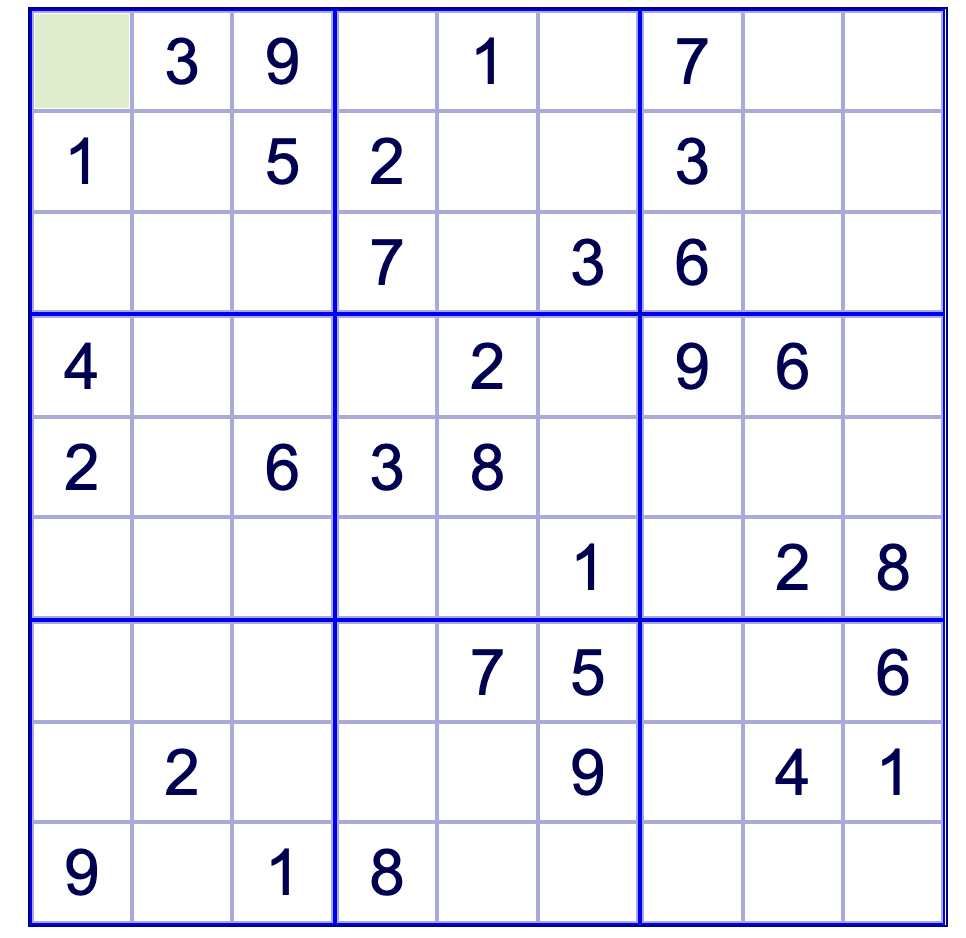
#> input picture 机器人工程/大四上/图像处理与模式识别/python图像处理/实验/test1/sudoku1.png, 966 x 938 px, found by its file name
$ python solve.py
#> lines starting #> are read from the running program, lines starting #| are printed output that depends on the picture; after the words box and inside, x2 and y2 are one past the last pixel; in counts of white or black regions, pixels touching at a corner belong together
import cv2
import numpy as np
import pytesseract
import imutils
from imutils.perspective import four_point_transform

# Set the path to the tesseract executable
pytesseract.pytesseract.tesseract_cmd = r'C:/Application/Tesseract-OCR/tesseract.exe'  # Update this path if needed

# 预处理图像
# [11 lines left out: function preprocess_image, not called in this run]

# 检测网格交点
def detect_grid(binary):
    rows, cols = binary.shape
    scale = 30  # 可以增加缩放比例来加强边缘区域的线条检测

    kernel_hor = cv2.getStructuringElement(cv2.MORPH_RECT, (cols // scale, 1))
    eroded_hor = cv2.erode(binary, kernel_hor, iterations=2)
    dilated_hor = cv2.dilate(eroded_hor, kernel_hor, iterations=3)

    kernel_ver = cv2.getStructuringElement(cv2.MORPH_RECT, (1, rows // scale))
    eroded_ver = cv2.erode(binary, kernel_ver, iterations=2)
    dilated_ver = cv2.dilate(eroded_ver, kernel_ver, iterations=3)

    intersections = cv2.bitwise_and(dilated_hor, dilated_ver)
    kernel_point = np.ones((3, 3), dtype=np.uint8)
    eroded_points = cv2.erode(intersections, kernel_point, iterations=1)
    return eroded_points


# 获取网格交点坐标
def get_grid_points(eroded_points):
    ys, xs = np.where(eroded_points > 0)
    x_list, y_list = [], []

    # 合并相近的坐标
    xs = np.sort(xs)
    ys = np.sort(ys)

    # 找到具有更大间距的坐标
    for i in range(1, len(xs)):
        if xs[i] - xs[i - 1] > 10:  # 保证有足够的间距来区分
            x_list.append(xs[i])

    for i in range(1, len(ys)):
        if ys[i] - ys[i - 1] > 10:
            y_list.append(ys[i])

    return x_list, y_list


# 读取数独单元格数字并返回数独的初始状态
def read_sudoku_cells(binary, x_list, y_list, original_image):
    board = [[0 for _ in range(9)] for _ in range(9)]
    font = cv2.FONT_HERSHEY_SIMPLEX
    font_scale = 0.8
    color = (0, 0, 255)
    thickness = 2

    for i in range(len(y_list) - 1):
        for j in range(len(x_list) - 1):
            cell = binary[y_list[i]+1:y_list[i+1], x_list[j]+1:x_list[j+1]]
            cell = cell[20:-20, 20:-20]  # 裁剪掉边框
            # 如果需要，可以增加适当的修正来保证图像不会被过度裁剪
            cell = cv2.copyMakeBorder(cell, 100, 100, 100, 100, cv2.BORDER_CONSTANT, value=(0, 0, 0))
            cell = cv2.threshold(cell, 0, 255, cv2.THRESH_BINARY_INV | cv2.THRESH_OTSU)[1]

            # OCR读取数字
            number = pytesseract.image_to_string(cell, config='--psm 6 -c tessedit_char_whitelist=123456789')
            number = number.strip()
            if number.isdigit():
                board[i][j] = int(number)
                center_x = (x_list[j] + x_list[j+1]) // 2
                center_y = (y_list[i] + y_list[i+1]) // 2
                cv2.putText(original_image, number, (center_x - 10, center_y + 10), font, font_scale, color, thickness)

    return board


# 数独回溯算法
# [43 lines left out: functions is_valid, backtrack, not called in this run]

def preprocess_image(image_path):
    """
    预处理输入的数独图像，包括对比度增强和去噪处理。

    参数:
    image_path (str): 数独图像的文件路径

    返回:
    tuple: (puzzle, warped, puzzleCnt)
        - puzzle: 彩色数独图像的俯视图
        - warped: 灰度化数独图像的俯视图
        - puzzleCnt: 数独轮廓的坐标点
    """
    # 加载图像
    image = cv2.imread(image_path)
    if image is None:
        raise ValueError(f"找不到图片文件: {image_path}")

    # 转换为灰度图
    gray = cv2.cvtColor(image, cv2.COLOR_BGR2GRAY)

    # 1. 对比度增强（直方图均衡化）
    gray = cv2.equalizeHist(gray)

    # 2. 高斯模糊降噪
    blurred = cv2.GaussianBlur(gray, (5, 5), 1)

    # 3. 边缘检测
    edges = cv2.Canny(blurred, 50, 150)

    # 4. 轮廓检测
    cnts = cv2.findContours(edges.copy(), cv2.RETR_EXTERNAL, cv2.CHAIN_APPROX_SIMPLE)
    cnts = imutils.grab_contours(cnts)
    cnts = sorted(cnts, key=cv2.contourArea, reverse=True)

    puzzleCnt = None
    # 遍历轮廓以找到数独网格
    for c in cnts:
        peri = cv2.arcLength(c, True)
        approx = cv2.approxPolyDP(c, 0.02 * peri, True)

        # 如果找到四边形轮廓，认为是数独网格
        if len(approx) == 4:
            puzzleCnt = approx
            break

    if puzzleCnt is None:
        raise Exception("无法找到数独网格的轮廓，请确保图像清晰且包含数独。")

    # 5. 透视变换
    puzzle = four_point_transform(image, puzzleCnt.reshape(4, 2))  # 彩色图像
    warped = four_point_transform(gray, puzzleCnt.reshape(4, 2))  # 灰度图像

    # 6. 再次进行阈值化处理
    # 提升图像质量，使后续数字识别更准确
    warped = cv2.adaptiveThreshold(warped, 255, cv2.ADAPTIVE_THRESH_GAUSSIAN_C,
                                   cv2.THRESH_BINARY, 11, 2)
    warped = cv2.bitwise_not(warped)

    # 7. 可选：将数独图像缩放为固定大小（例如: 450x450）
    # 如果你希望缩放数独图像以适应某个大小，可以添加如下代码：
    #puzzle_resized = cv2.resize(puzzle, (450, 450))

    return  warped, puzzleCnt

# 主程序
def main(image_path):
    """
    主程序，执行数独识别与解算。
    """
#> called with image_path = 'test1/sudoku1.png'
    # 读取原始图像
    original_image = cv2.imread(image_path)
#> original_image is the input picture: shape (938, 966, 3); mean B, G, R 246.9, 235.2, 235.1

    # 预处理图像
    warped, puzzleCnt = preprocess_image(image_path)
#> in preprocess_image, `blurred = cv2.GaussianBlur(gray, (5, 5), 1)`:
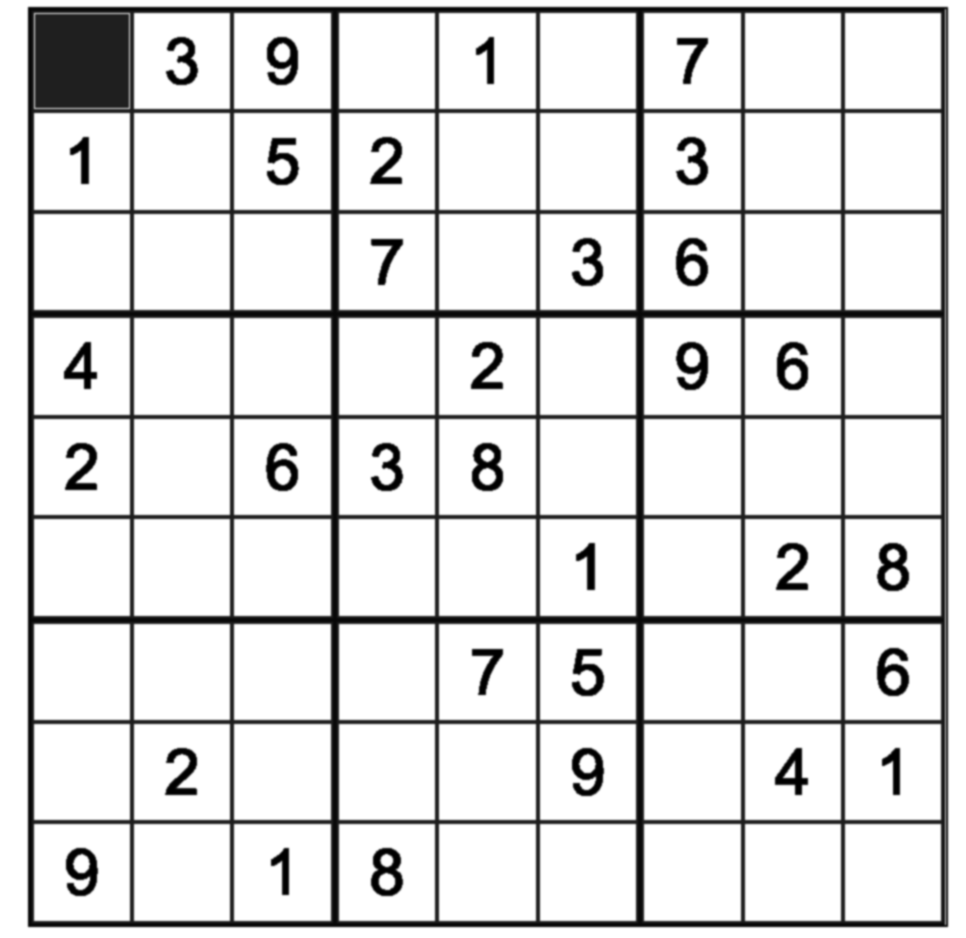
#> blurred: shape (938, 966); min 0, max 255, mean 222.5
#> in preprocess_image, `edges = cv2.Canny(blurred, 50, 150)`:
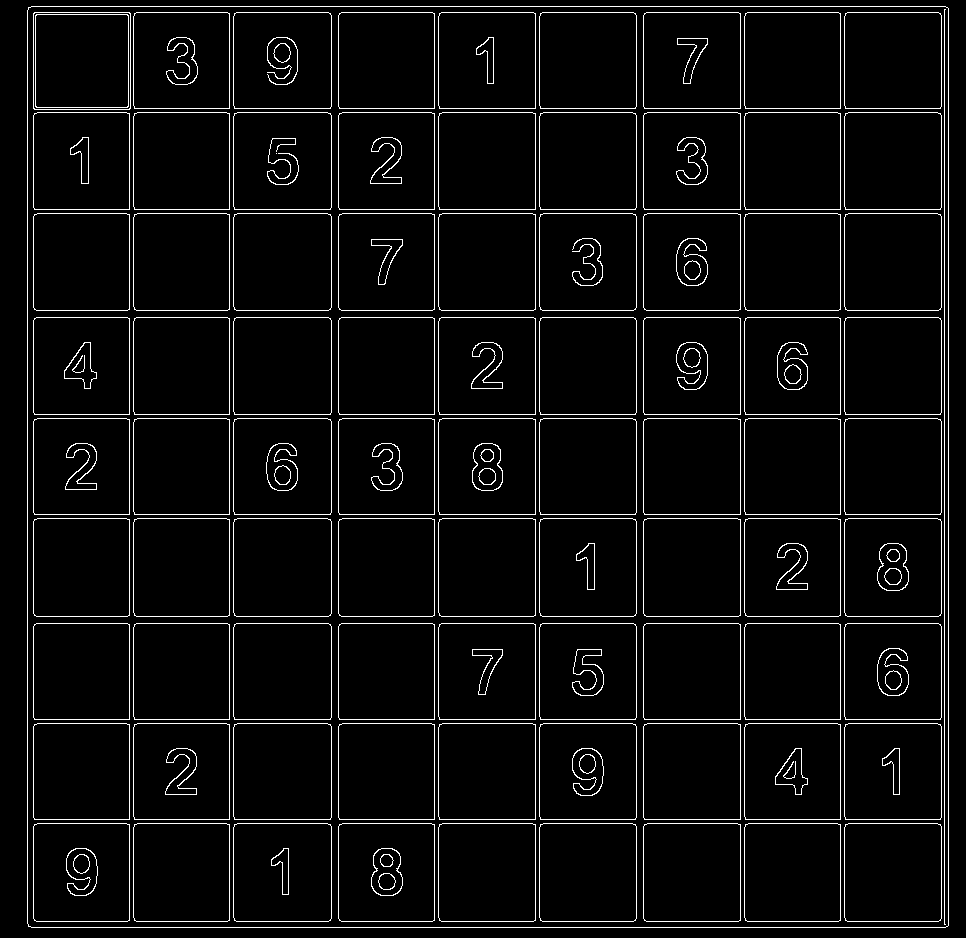
#> edges: shape (938, 966); 4.8% white in thin lines or dots
#> in preprocess_image, `cnts = cv2.findContours(edges.copy(), cv2.RETR_EXTERNAL, cv2.CHAIN_APP..`: cnts = 1 contour; box (x1, y1, x2, y2) and area: (27, 6, 949, 928) 848223
#> the loop in preprocess_image, `for c in cnts:` made 1 pass
#> (peri, puzzleCnt) on pass 1: (3679.3, [[28, 7], [28, 926], [948, 925], [947, 7]])
#> in preprocess_image, `puzzle = four_point_transform(image, puzzleCnt.reshape(4, 2))`:
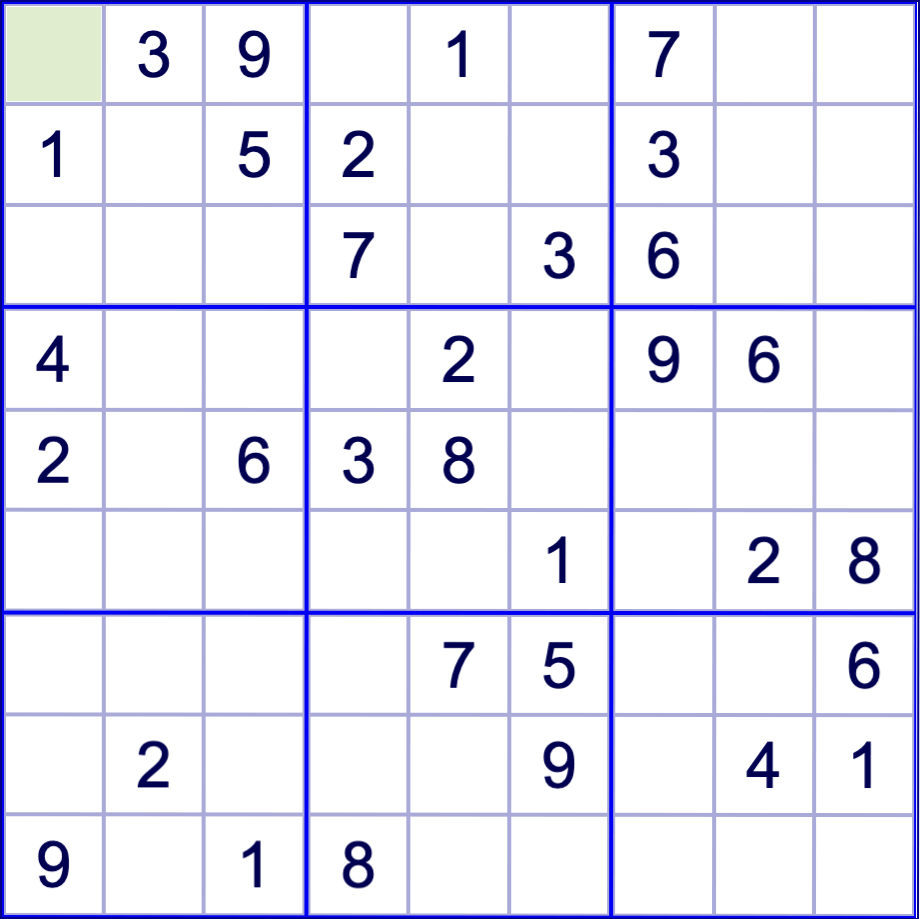
#> puzzle: shape (919, 920, 3); mean B, G, R 246.4, 234, 233.8
#> in preprocess_image, `warped = cv2.adaptiveThreshold(warped, 255, cv2.ADAPTIVE_THRESH_GAUSSI..`:
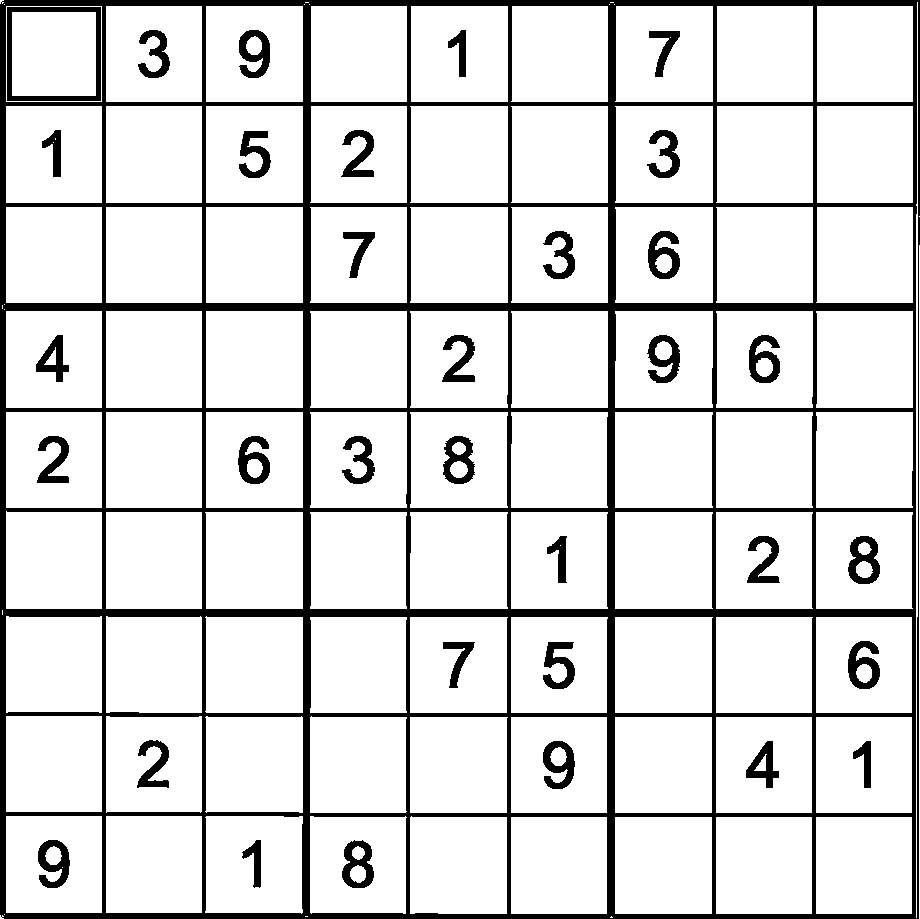
#> warped: shape (919, 920); 86.3% white; 34 black regions, largest, box (x1, y1, x2, y2) and area: (0, 0, 920, 919) 91536, (7, 7, 101, 101) 1780, (848, 536, 880, 584) 881
#> puzzleCnt = [[28, 7], [28, 926], [948, 925], [947, 7]]
    # 检测网格交点
    eroded_points = detect_grid(warped)
#> in detect_grid, `eroded_hor = cv2.erode(binary, kernel_hor, iterations=2)`: eroded_hor: shape (919, 920); 5.2% white; 12 white regions, largest, box (x1, y1, x2, y2) and area: (0, 303, 888, 311) 6902, (0, 609, 888, 617) 6769, (0, 0, 920, 6) 4976
#> in detect_grid, `dilated_hor = cv2.dilate(eroded_hor, kernel_hor, iterations=3)`: dilated_hor: shape (919, 920); 5.7% white; 12 white regions, largest, box (x1, y1, x2, y2) and area: (0, 303, 920, 311) 7360, (0, 609, 920, 617) 7360, (0, 0, 920, 6) 5520
#> in detect_grid, `eroded_ver = cv2.erode(binary, kernel_ver, iterations=2)`: eroded_ver: shape (919, 920); 5.1% white; 13 white regions, largest, box (x1, y1, x2, y2) and area: (607, 0, 616, 919) 6618, (302, 0, 311, 919) 6506, (0, 0, 6, 919) 4999
#> in detect_grid, `dilated_ver = cv2.dilate(eroded_ver, kernel_ver, iterations=3)`: dilated_ver: shape (919, 920); 5.7% white; 13 white regions, largest, box (x1, y1, x2, y2) and area: (302, 0, 311, 919) 7265, (607, 0, 616, 919) 7264, (0, 0, 6, 919) 5514
#> in detect_grid, `intersections = cv2.bitwise_and(dilated_hor, dilated_ver)`: intersections: shape (919, 920); 0.35% white; 122 white regions (47 under 20 px), largest, box (x1, y1, x2, y2) and area: (303, 303, 311, 311) 64, (608, 303, 616, 311) 64, (303, 609, 311, 617) 64
#> in detect_grid, `eroded_points = cv2.erode(intersections, kernel_point, iterations=1)`:
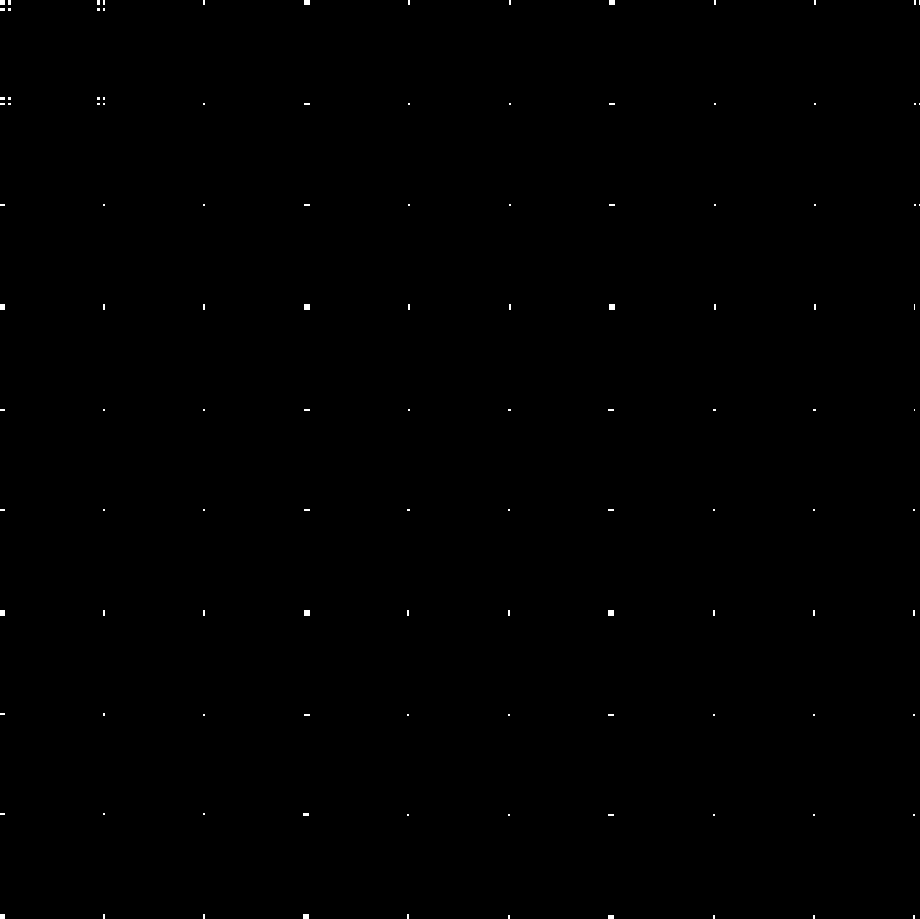
#> eroded_points: shape (919, 920); 0.14% white; 115 white regions (103 under 20 px), largest, box (x1, y1, x2, y2) and area: (304, 304, 310, 310) 36, (609, 304, 615, 310) 36, (304, 610, 310, 616) 36

    # 获取交点坐标
    x_list, y_list = get_grid_points(eroded_points)
#> in get_grid_points, `ys, xs = np.where(eroded_points > 0)`: ys = 1177 values from 0 to 918; xs = 1177 values, max 919 at index 37, min 0 at index 0, mean 374.3
#> in get_grid_points, `xs = np.sort(xs)`: xs = 1177 values from 0 to 919
#> after the loop in get_grid_points, `for i in range(1, len(xs)):`: x_list = [97, 203, 303, 407, 508, 608, 713, 813, 913]
#> after the loop in get_grid_points, `for i in range(1, len(ys)):`: y_list = [97, 204, 304, 409, 509, 610, 713, 813, 914]
#> x_list = [97, 203, 303, 407, 508, 608, 713, 813, 913]; y_list = [97, 204, 304, 409, 509, 610, 713, 813, 914]

    # 读取数独单元格并标记到图像上
    board = read_sudoku_cells(warped, x_list, y_list, original_image)
#> the loop in read_sudoku_cells, `for i in range(len(y_list) - 1):` made 1 pass
#> after the loop in read_sudoku_cells, `for i in range(len(y_list) - 1):`: cell: shape (266, 265); every value is 255
#> after the loop in read_sudoku_cells, `for i in range(len(y_list) - 1):`: board = 9 items, first 6: [0, 0, 0, 0, 0, 0, 0, 0, 0], [0, 0, 0, 0, 0, 0, 0, 0, 0], [0, 0, 0, 0, 0, 0, 0, 0, 0], [0, 0, 0, 0, 0, 0, 0, 0, 0], [0, 0, 0, 0, 0, 0, 0, 0, 0], [0, 0, 0, 0, 0, 0, 0, 0, 0]

    # 解数独
    if backtrack(board, 0, 0):
        print("Sudoku Solved!")
    else:
        print("No solution exists.")

    # 打印最终的数独解
    for row in board:
        print(row)

    # 标记后的图像
    cv2.imwrite("sudoku_with_numbers.png", original_image)
    print("Marked Sudoku saved as sudoku_with_numbers.png")

# 使用实例
if __name__ == "__main__":
    image_path = "test1/sudoku1.png"  # 替换为您自己的图片路径
    main(image_path)
#> (the call stopped at in read_sudoku_cells, `number = pytesseract.image_to_string(cell, config='--psm 6 -c tessedit..`: pytesseract is not available in this run)
